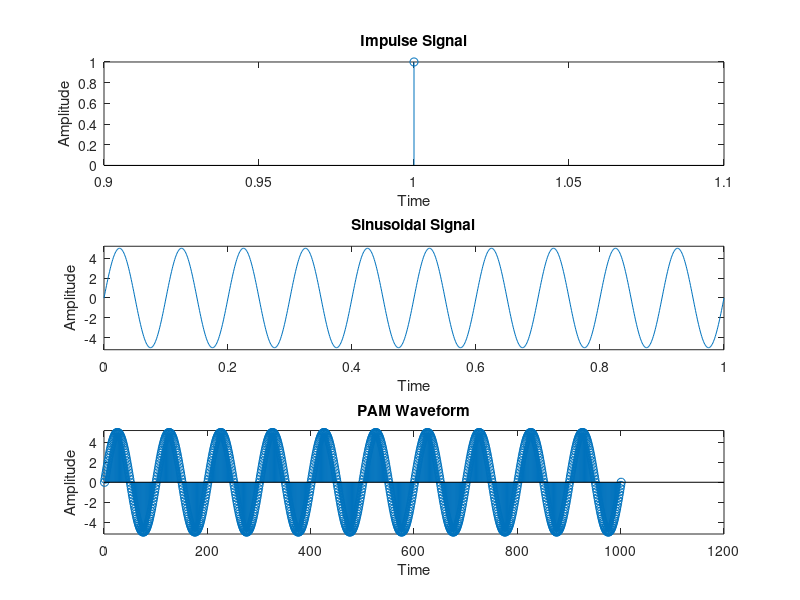

Here is the MATLAB script that generated this plot: (Note: this script raises an error after producing the figure.)
% Name - Mayank Tilokchandani
% PRN - 20240802543

am = 5;
fm = 10;
t = 0:0.001:1;
x1 = 1;
subplot(3,1,1);
stem(x1);
xlabel('Time');
ylabel('Amplitude');
title('Impulse Signal');


x2 = am*sin(2*pi*fm*t);
subplot(3,1,2);
plot(t,x2);
ylim([-am-0.2 am+0.2]);
xlabel('Time');
ylabel('Amplitude');
title('Sinusoidal Signal');


y = x1.*x2;
subplot(3,1,3);
stem(y);
xlabel('Time');
ylabel('Amplitude');
ylim([-am-0.2 am+0.2]);
title('PAM Waveform');





% Misc. Watermark
annotation('textbox', 'String', '20240802543', 'FontSize', 30, 'Color', [0.5, 0.5, 0.5],'EdgeColor', 'none', 'HorizontalAlignment', 'center', 'Rotation', 45);
